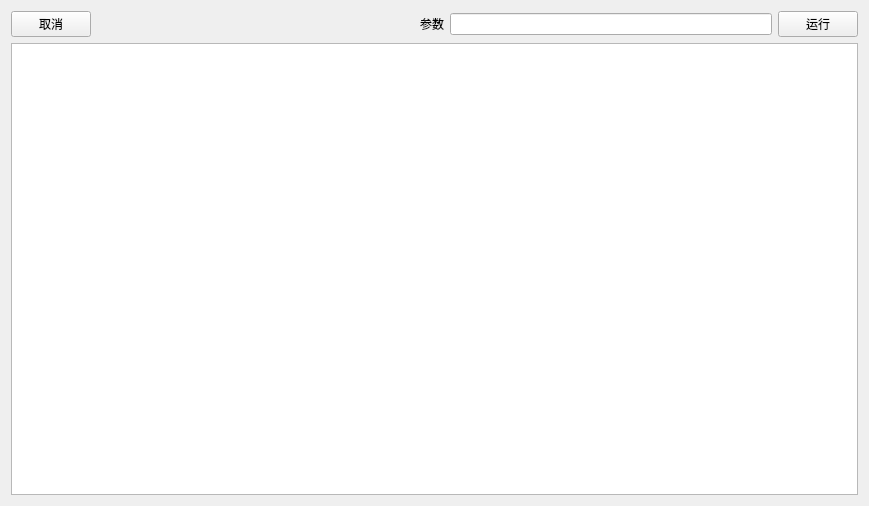
<?xml version="1.0" encoding="UTF-8"?>
<ui version="4.0">
 <class>Dialog_ScriptTest</class>
 <widget class="QWidget" name="Dialog_ScriptTest">
  <property name="geometry">
   <rect>
    <x>0</x>
    <y>0</y>
    <width>869</width>
    <height>506</height>
   </rect>
  </property>
  <property name="windowTitle">
   <string>脚本测试</string>
  </property>
  <layout class="QVBoxLayout" name="verticalLayout">
   <item>
    <layout class="QHBoxLayout" name="horizontalLayout">
     <item>
      <widget class="QPushButton" name="pushButton">
       <property name="text">
        <string>取消</string>
       </property>
      </widget>
     </item>
     <item>
      <spacer name="horizontalSpacer">
       <property name="orientation">
        <enum>Qt::Horizontal</enum>
       </property>
       <property name="sizeHint" stdset="0">
        <size>
         <width>40</width>
         <height>20</height>
        </size>
       </property>
      </spacer>
     </item>
     <item>
      <widget class="QLabel" name="label">
       <property name="text">
        <string>参数</string>
       </property>
      </widget>
     </item>
     <item>
      <widget class="QLineEdit" name="lineEdit"/>
     </item>
     <item>
      <widget class="QPushButton" name="pushButton_2">
       <property name="text">
        <string>运行</string>
       </property>
      </widget>
     </item>
    </layout>
   </item>
   <item>
    <widget class="QTextEdit" name="textEdit"/>
   </item>
  </layout>
 </widget>
 <resources/>
 <connections/>
</ui>
